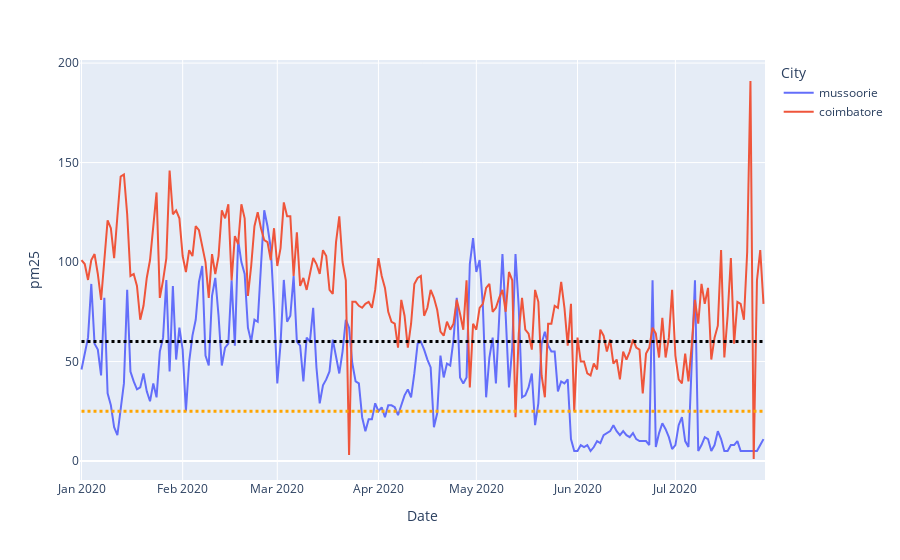

Notebook code cell kept with this figure:
### Code cell
fig=px.line(df_reduced,'Date','pm25',color='City')
fig.add_shape(type="line",
            x0='2020-01-01',
            y0=25,
            x1='2020-07-28',
            y1=25,
            line=dict(
                color="orange",
                width=3,
                dash="dot",
            ))
fig.add_shape(type="line",
            x0='2020-01-01',
            y0=60,
            x1='2020-07-28',
            y1=60,
            line=dict(
                color="black",
                width=3,
                dash="dot",
            ))
fig.show()
fig.write_image(f'images/rural_pm2.5_2city_line.png',width=1500,height=600)

### Figure 1 — Plotly figure (JSON) as saved in the notebook; plotly's stock layout.template omitted (floating-point values rounded to 4 significant figures; data arrays with more than 128 entries replaced by an {"elided": "..."} marker saying what was removed)
{"data": [{"hovertemplate": "City=mussoorie<br>Date=%{x}<br>pm25=%{y}<extra></extra>", "legendgroup": "mussoorie", "line": {"color": "#636efa", "dash": "solid"}, "mode": "lines", "name": "mussoorie", "orientation": "v", "showlegend": true, "type": "scatter", "x": {"elided": "209 str values"}, "xaxis": "x", "y": {"elided": "209 float values"}, "yaxis": "y"}, {"hovertemplate": "City=coimbatore<br>Date=%{x}<br>pm25=%{y}<extra></extra>", "legendgroup": "coimbatore", "line": {"color": "#EF553B", "dash": "solid"}, "mode": "lines", "name": "coimbatore", "orientation": "v", "showlegend": true, "type": "scatter", "x": {"elided": "210 str values"}, "xaxis": "x", "y": {"elided": "210 float values"}, "yaxis": "y"}], "layout": {"autosize": true, "legend": {"title": {"text": "City"}, "tracegroupgap": 0}, "margin": {"t": 60}, "shapes": [{"line": {"color": "orange", "dash": "dot", "width": 3}, "type": "line", "x0": "2020-01-01", "x1": "2020-07-28", "y0": 25, "y1": 25}, {"line": {"color": "black", "dash": "dot", "width": 3}, "type": "line", "x0": "2020-01-01", "x1": "2020-07-28", "y0": 60, "y1": 60}], "xaxis": {"anchor": "y", "autorange": true, "domain": [0, 1], "range": ["2019-12-30 23:48:25.4662", "2020-07-29 00:11:34.5338"], "title": {"text": "Date"}, "type": "date"}, "yaxis": {"anchor": "x", "autorange": true, "domain": [0, 1], "range": [-9.556, 201.6], "title": {"text": "pm25"}, "type": "linear"}}}
